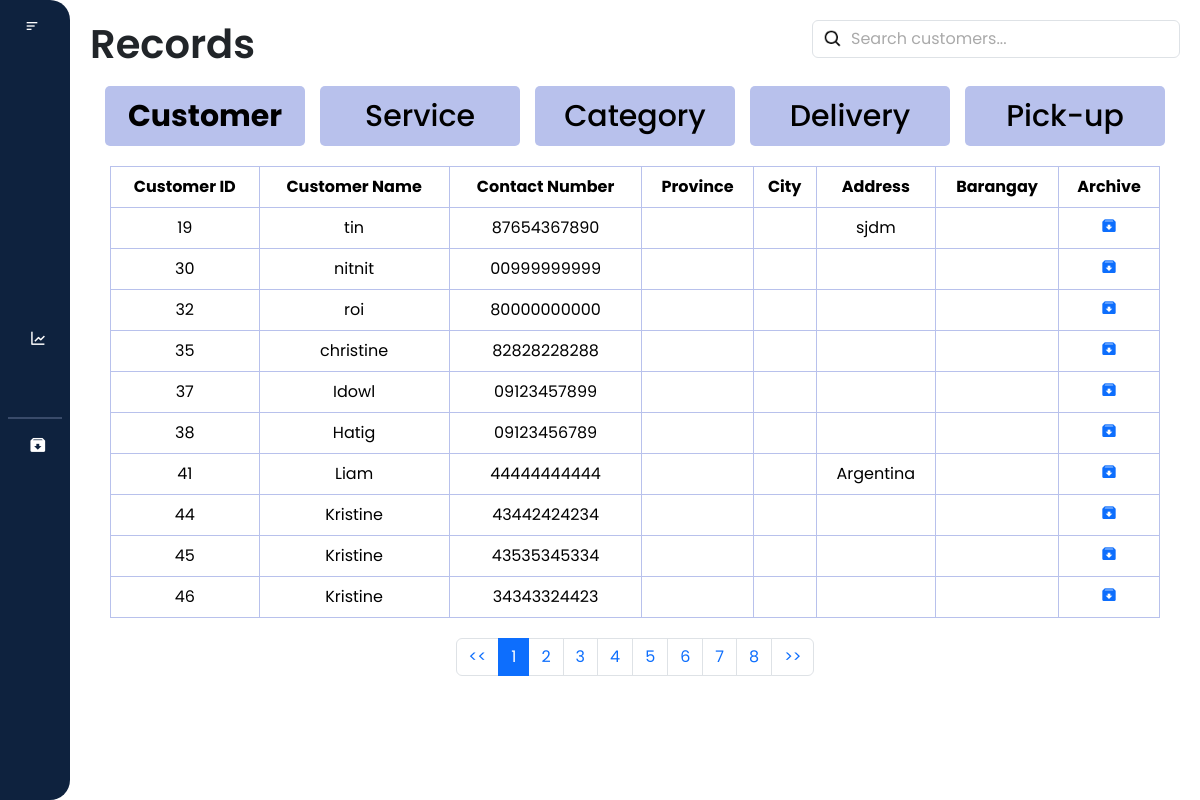
Page /laundry_system/records/customer.php (signed in) on the earlier database version.
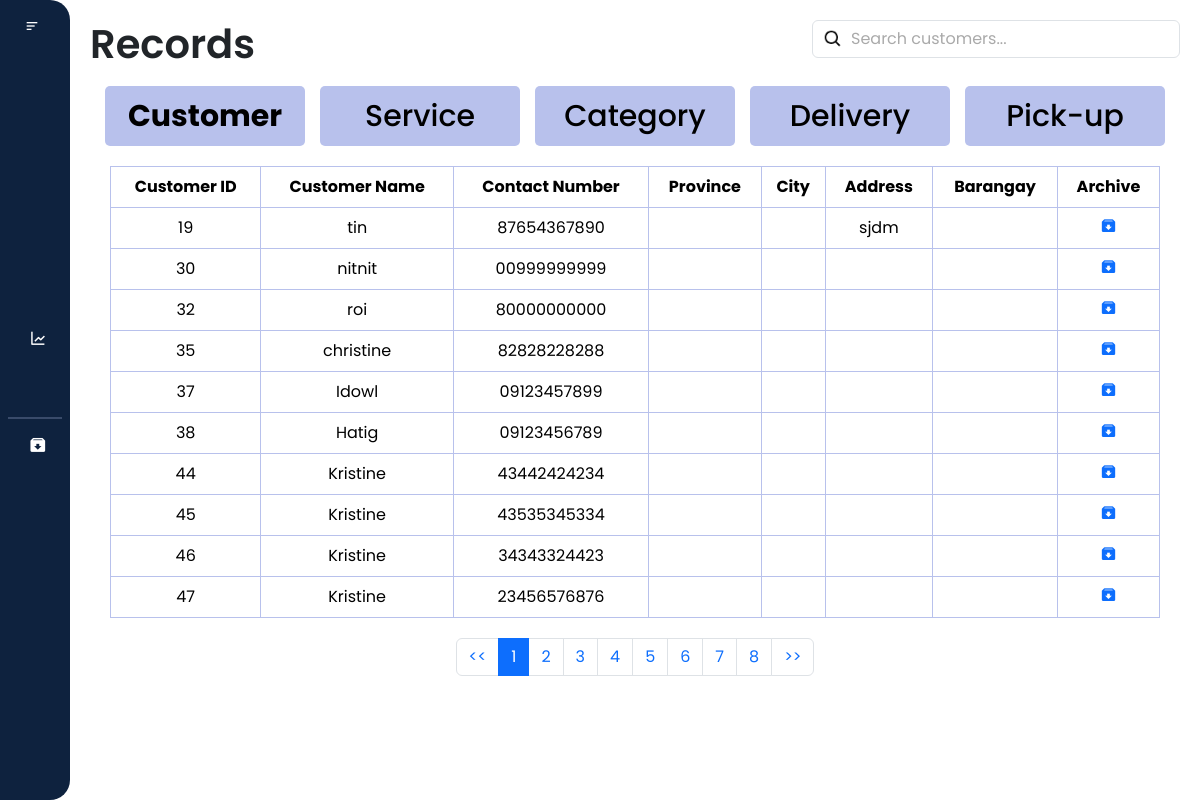
Same page on the later database version.
### tables this page shows
CREATE TABLE `customer` (
  `customer_id` int(11) NOT NULL,
  `customer_name` varchar(255) NOT NULL,
  `contact_number` varchar(20) NOT NULL,
  `province` varchar(255) NOT NULL,
  `city` varchar(255) NOT NULL,
  `address` varchar(255) NOT NULL,
  `brgy` varchar(255) NOT NULL
);

### laundry_system/records/customer.php (the view, shortened to what the changed rows need)
<?php
require '../database.php';
?>
<!DOCTYPE html>
<html lang="en">
<head>
    <link href="https://cdn.jsdelivr.net/npm/bootstrap@5.3.3/dist/css/bootstrap.min.css" rel="stylesheet"
>
    <link href="https://cdn.lineicons.com/4.0/lineicons.css" rel="stylesheet" />
    <link href='https://unpkg.com/boxicons@2.1.4/css/boxicons.min.css' rel='stylesheet'>
    <link rel="stylesheet" href="customer.css">
</head>
<body>
    <div class="wrapper">
        <div class="main-content">
            <nav>
                <div class="d-flex justify-content-between" id="navbar">
                    <h1>Records</h1>
                </div>
            </nav>
            <div class="table-responsive">
                <table class="table table-bordered text-center">
                    <thead>
                        <tr class="bg-dark text-white">
                            <th>Customer ID</th>
                            <th>Customer Name</th>
                            <th>Contact Number</th>
                            <th>Province</th>
                            <th>City</th>
                            <th>Address</th>
                            <th>Barangay</th>
                            <th>Archive</th>
                        </tr>
                    </thead>
                    <tbody id = "customer_table">
                       <?php
                        $query = "SELECT * FROM customer";
                        $result = mysqli_query($conn, $query);
                        if ($result && $result->num_rows > 0) {
                            while ($row = mysqli_fetch_assoc($result)) {
                        ?>
                            <tr>
                                <td><?php echo $row['customer_id']; ?></td>
                                <td><?php echo $row['customer_name']; ?></td>
                                <td><?php echo $row['contact_number']; ?></td>
                                <td><?php echo $row['province']; ?></td>
                                <td><?php echo $row['city']; ?></td>
                                <td><?php echo $row['address']; ?></td>
                                <td><?php echo $row['brgy']; ?></td>
                                <td>
                                    <a href="javascript:void(0);" class="archive-btn"
                                        data-id="<?php echo $row['customer_id']; ?>"
                                        data-name="<?php echo $row['customer_name']; ?>"
                                        data-contact="<?php echo $row['contact_number']; ?>"
                                        data-contact="<?php echo $row['province']; ?>"
                                        data-contact="<?php echo $row['city']; ?>"
                                        data-address="<?php echo $row['address']; ?>"
                                        data-contact="<?php echo $row['brgy']; ?>">
                                        <i class='bx bxs-archive-in'></i>
                                    </a>
                                </td>
                            </tr>
                        <?php
                            }
                        } else {
                        ?>
                    <tr>
                        <td colspan="5">No customer found.</td>
                    </tr>
                    <?php
                    }
                    ?>
                    </tbody>
                </table>
            </div>
        </div>
    </div>
</body>
</html>

Differences in the rows shown:
removed customer: customer_id "41", customer_name "Liam", contact_number "44444444444", address "Argentina"
now on this page (row unchanged): customer: customer_id "47", customer_name "Kristine", contact_number "23456576876"
